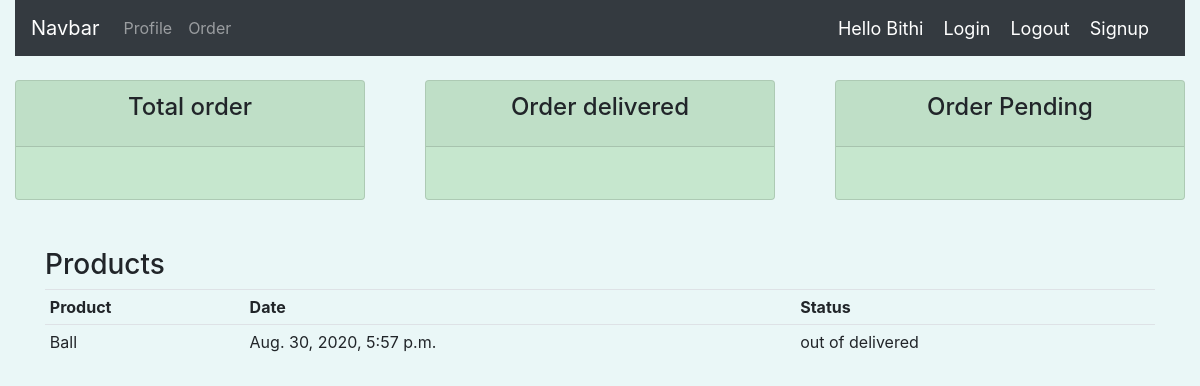
The page /user (signed in) on the database its author committed.
### accounts/models.py (models this page shows)
class Order(models.Model):
    STATUS  = (
        ('delivered','Delivered'),
        ('pending','Pending'),
        ('out of delivered','Out Of Delivered')
    )
    customer = models.ForeignKey(Customer, null=True, on_delete=models.CASCADE)
    products = models.ForeignKey(Product, null=True, on_delete=models.CASCADE)
    status = models.CharField(max_length=200,choices=STATUS,null=True)
    date = models.DateTimeField(auto_now_add=True)

class Product(models.Model):
    CATEGORI = (
        ('indor','Indor'),
        ('outdor','Outdor')
    )
    name = models.CharField(max_length=200,null=True)
    price = models.FloatField(null=True)
    category = models.CharField(max_length=200,choices=CATEGORI,null=True)
    description = models.CharField(max_length=200,null=True,blank=True)
    date = models.DateTimeField(auto_now_add=True)
    tags = models.ManyToManyField(Tag)
    def __str__(self):
        return self.name

### accounts/decorate.py (the view)
        def wrapper_func(request,*args,**kwargs):
            group =None
            if request.user.groups.exists():
                group = request.user.groups.all()[0].name
            if group in allowed_roles:
                return view_func(request,*args,**kwargs)
            else:
                return HttpResponse('you r not authorized in this page!')

### accounts/decorate.py (called while the page is built)
def allowed_user(allowed_roles=[]):
    def decorator(view_func):
        def wrapper_func(request,*args,**kwargs):
            group =None
            if request.user.groups.exists():
                group = request.user.groups.all()[0].name
            if group in allowed_roles:
                return view_func(request,*args,**kwargs)
            else:
                return HttpResponse('you r not authorized in this page!')
        return wrapper_func
    return  decorator

### accounts/views.py (called while the page is built)
@login_required(login_url='login')
@allowed_user(allowed_roles=['customer'])
def user_(request):
    u_orders = request.user.customer.order_set.all()
    print(u_orders)
    context = {'u':u_orders}
    return render(request,'user.html',context)

### template/user.html
{% extends 'home.html'%}
{%block content%}
{% include 'nav.html'%}
{% include 'status.html'%}
<br>
<div class="container">
    <div class="row">
        <div class="col-md">
                <h3>Products</h3>
                <div class="cart cart-body">
                    <table class="table table-sm">
                        <tr>
                            <th>Product</th>
                            <th>Date</th>
                            <th>Status</th>
                        </tr>
                        {%for product in u%}
                        <tr>
                            <td>{{product.products}}</td>
                            <td>{{product.date}}</td>
                            <td>{{product.status}}</td>
                        </tr>
                        {%endfor%}
                    </table>
                </div>
            </div>
    </div>
</div>
{%endblock%}

### template/nav.html (shortened to what this page needs)
{% extends 'home.html'%}
{% block content%}
<div class="container-fluid">
  <nav class="navbar navbar-expand-lg navbar-dark bg-dark">
    <a class="navbar-brand" href="#">Navbar</a>
    <div class="collapse navbar-collapse" id="navbarNav">
      <ul class="navbar-nav">
        {% if request.user.is_superuser%}
        <li class="nav-item active">
          <a class="nav-link" href="{% url  'home' %}">Deshbord </a>
        </li>
        <li class="nav-item">
          <a class="nav-link" href="">Customer</a>
        </li>
        <li class="nav-item">
          <a class="nav-link" href="{% url  'product' %}">Product</a>
        </li>
        </li>
        {% else %}
        <li class="nav-item">
          <a class="nav-link" href="{% url  'profile' %}">Profile</a>
        </li>
          <li class="nav-item">
          <a class="nav-link" href="{% url  'createorder' %}">Order</a>
        </li>
        {% endif %}
      </ul>
    </div>
    <span class="a"> Hello {{request.user}} </span>
            <span ><a class="a" href="{% url  'login' %}">Login</a></span>
            <span ><a class="a" href="{% url  'logout' %}">Logout</a></span>
            <span ><a class="a" href="{% url  'register' %}">Signup</a></span>
  </nav>
</div>
{% endblock %}

### static/css/main.css (style rules this page uses)
body { background-color: #EAF7F7; }

### template/nav.html (style rules this page uses)
.a { font-size : 18px; color : #fff; margin-right:20px; }

### rows shown on the page
Order: products "Ball", date "Aug. 30, 2020, 5:57 p.m.", status "out of delivered"

### other values the page prints
{{ request.user }} "Bithi"
